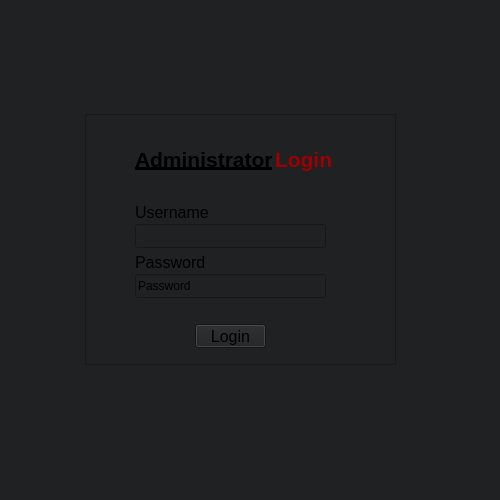
<?xml version="1.0" encoding="UTF-8"?>
<ui version="4.0">
 <class>Widget</class>
 <widget class="QWidget" name="Widget">
  <property name="geometry">
   <rect>
    <x>0</x>
    <y>0</y>
    <width>500</width>
    <height>500</height>
   </rect>
  </property>
  <property name="windowTitle">
   <string>Login</string>
  </property>
  <property name="styleSheet">
   <string notr="true">background-color: rgb(31, 33, 34);</string>
  </property>
  <widget class="QFrame" name="frame">
   <property name="geometry">
    <rect>
     <x>85</x>
     <y>114</y>
     <width>311</width>
     <height>251</height>
    </rect>
   </property>
   <property name="font">
    <font>
     <family>Arial</family>
     <pointsize>20</pointsize>
     <bold>true</bold>
    </font>
   </property>
   <property name="styleSheet">
    <string notr="true"/>
   </property>
   <property name="frameShape">
    <enum>QFrame::StyledPanel</enum>
   </property>
   <property name="frameShadow">
    <enum>QFrame::Raised</enum>
   </property>
   <widget class="QLabel" name="lblAdministrator">
    <property name="geometry">
     <rect>
      <x>50</x>
      <y>30</y>
      <width>141</width>
      <height>31</height>
     </rect>
    </property>
    <property name="font">
     <font>
      <family>Arial</family>
      <pointsize>16</pointsize>
      <bold>true</bold>
      <underline>true</underline>
     </font>
    </property>
    <property name="text">
     <string>Administrator</string>
    </property>
   </widget>
   <widget class="QLabel" name="lblLogin">
    <property name="geometry">
     <rect>
      <x>190</x>
      <y>30</y>
      <width>60</width>
      <height>31</height>
     </rect>
    </property>
    <property name="font">
     <font>
      <family>Arial</family>
      <pointsize>16</pointsize>
      <bold>true</bold>
      <underline>false</underline>
     </font>
    </property>
    <property name="styleSheet">
     <string notr="true">color: rgb(156, 0, 0);</string>
    </property>
    <property name="text">
     <string>Login</string>
    </property>
   </widget>
   <widget class="QPushButton" name="btnLogin">
    <property name="geometry">
     <rect>
      <x>110</x>
      <y>210</y>
      <width>71</width>
      <height>24</height>
     </rect>
    </property>
    <property name="font">
     <font>
      <family>Arial</family>
      <pointsize>12</pointsize>
     </font>
    </property>
    <property name="text">
     <string>Login</string>
    </property>
   </widget>
   <widget class="QLineEdit" name="txtUsername">
    <property name="geometry">
     <rect>
      <x>50</x>
      <y>110</y>
      <width>191</width>
      <height>24</height>
     </rect>
    </property>
   </widget>
   <widget class="QLabel" name="lblUsername">
    <property name="geometry">
     <rect>
      <x>50</x>
      <y>90</y>
      <width>81</width>
      <height>16</height>
     </rect>
    </property>
    <property name="font">
     <font>
      <family>Arial</family>
      <pointsize>12</pointsize>
     </font>
    </property>
    <property name="text">
     <string>Username</string>
    </property>
   </widget>
   <widget class="QLineEdit" name="txtPassword">
    <property name="geometry">
     <rect>
      <x>50</x>
      <y>160</y>
      <width>191</width>
      <height>24</height>
     </rect>
    </property>
    <property name="text">
     <string>Password</string>
    </property>
   </widget>
   <widget class="QLabel" name="lblPassword">
    <property name="geometry">
     <rect>
      <x>50</x>
      <y>140</y>
      <width>81</width>
      <height>16</height>
     </rect>
    </property>
    <property name="font">
     <font>
      <family>Arial</family>
      <pointsize>12</pointsize>
     </font>
    </property>
    <property name="text">
     <string>Password</string>
    </property>
   </widget>
  </widget>
 </widget>
 <resources/>
 <connections/>
</ui>
